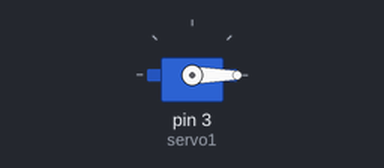
A sketch run on a simulated Arduino Uno, built with avr-gcc and run on an emulated ATmega328P. Shown: servo.

Above: at 0.05 s.
At 4.0 s:
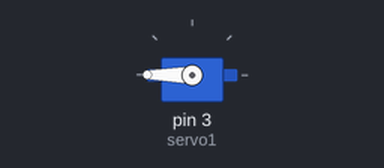
Timing chart, 0 to 5.2 s (numbered marks = the images above):
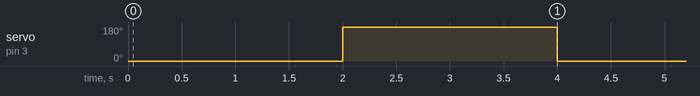

The sketch:

Codigo_Servomotor1.ino
```cpp
#include <Servo.h>
Servo servo1;

void setup() {
  servo1. attach(3);
}

void loop() {
servo1.write(0);
delay(2000);
servo1.write(180);
delay(2000);
}
```

Measured:
- by itself, servo on pin 3 (servo1): alternates 180° for 2.0 s and 0° for 2.0 s
